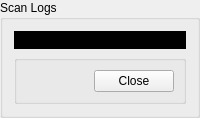
     <widget class="QGroupBox" name="logsGroupBox">
      <property name="title">
       <string>Scan Logs</string>
      </property>
      <layout class="QGridLayout" name="gridLayout_11">
       <item row="0" column="0">
        <widget class="QLabel" name="logs">
         <property name="font">
          <font>
           <family>FreeMono</family>
           <pointsize>12</pointsize>
           <weight>50</weight>
           <bold>false</bold>
          </font>
         </property>
         <property name="styleSheet">
          <string notr="true">background-color: rgb(0, 0, 0);
color: rgb(255, 255, 255);</string>
         </property>
         <property name="frameShape">
          <enum>QFrame::StyledPanel</enum>
         </property>
         <property name="text">
          <string/>
         </property>
         <property name="wordWrap">
          <bool>true</bool>
         </property>
        </widget>
       </item>
       <item row="1" column="0">
        <widget class="QGroupBox" name="closeGroupBox">
         <property name="sizePolicy">
          <sizepolicy hsizetype="Preferred" vsizetype="Fixed">
           <horstretch>0</horstretch>
           <verstretch>0</verstretch>
          </sizepolicy>
         </property>
         <property name="title">
          <string/>
         </property>
         <layout class="QGridLayout" name="gridLayout_4">
          <item row="0" column="0">
           <layout class="QGridLayout" name="gridLayout_2">
            <item row="0" column="0">
             <spacer name="horizontalSpacer_3">
              <property name="orientation">
               <enum>Qt::Horizontal</enum>
              </property>
              <property name="sizeHint" stdset="0">
               <size>
                <width>40</width>
                <height>20</height>
               </size>
              </property>
             </spacer>
            </item>
            <item row="0" column="1">
             <widget class="QPushButton" name="close">
              <property name="cursor">
               <cursorShape>PointingHandCursor</cursorShape>
              </property>
              <property name="text">
               <string>Close</string>
              </property>
             </widget>
            </item>
           </layout>
          </item>
         </layout>
        </widget>
       </item>
      </layout>
     </widget>
